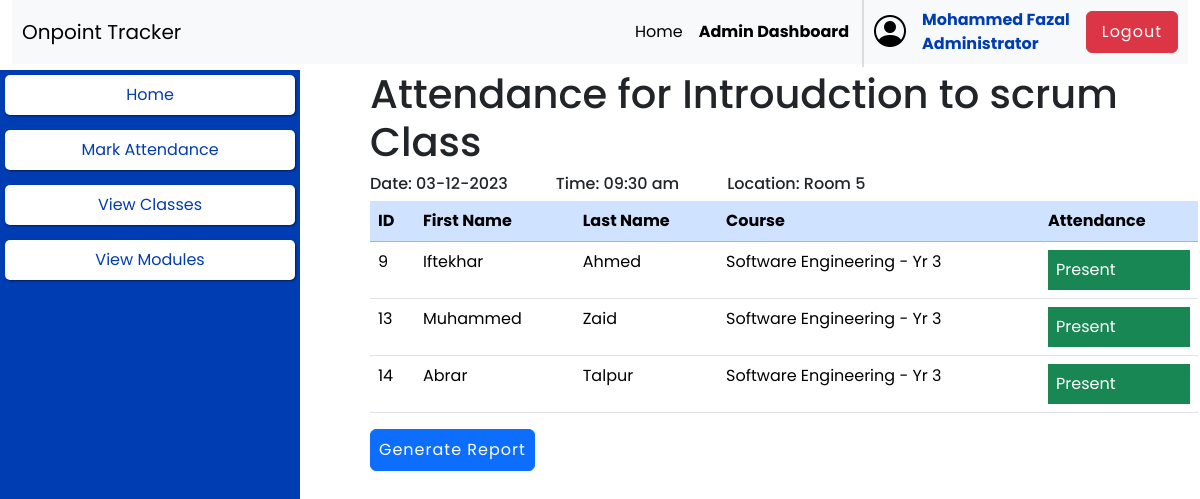
Page /pages/teacher_view_attendance.php?class_id=4 (signed in) on the committed database.
### tables this page shows
CREATE TABLE `class` (
  `class_id` int(11) NOT NULL,
  `class_name` varchar(50) NOT NULL,
  `class_date` date NOT NULL,
  `class_time` time NOT NULL,
  `class_location` varchar(50) NOT NULL,
  `class_module_id` int(11) NOT NULL
);

CREATE TABLE `attendance` (
  `attendance_id` int(11) NOT NULL,
  `attendance_student_id` int(11) NOT NULL,
  `attendance_class_id` int(11) NOT NULL,
  `attendance_status` char(1) NOT NULL
);

CREATE TABLE `user` (
  `user_id` int(11) NOT NULL,
  `user_fname` varchar(50) NOT NULL,
  `user_lname` varchar(50) NOT NULL,
  `user_email` varchar(50) NOT NULL,
  `user_password` varchar(50) NOT NULL,
  `user_role_id` int(11) NOT NULL,
  `user_course_id` int(11) DEFAULT NULL
);

CREATE TABLE `course` (
  `course_id` int(10) NOT NULL,
  `course_name` varchar(50) NOT NULL,
  `course_manager_id` int(10) NOT NULL
);

### pages/teacher_view_attendance.php (the view, shortened to what this page needs)
<!DOCTYPE html>
<html lang="en">
<head>
    <link href="https://cdn.jsdelivr.net/npm/bootstrap@5.3.2/dist/css/bootstrap.min.css" rel="stylesheet">
    <?php
    if (isset($_GET["class_id"])) {
        require_once('..\inc\head.php');
        $class_id = $_GET["class_id"] ?>
</head>
<body>
    <div class="container-fluid">
        <?php require_once('..\inc\nav.php'); ?>
    </div>
    <?php require_once('..\inc\teacher_sidebar.php');
    ?>
    <section class="container">
        <?php
        $class_query = "SELECT * FROM
            class
            JOIN module
            where class_id=$class_id
            and class.class_module_id=module.module_id";
        $get_class_query = mysqli_query($conn, $class_query);
        if ($get_class_query) {
            $class_result = mysqli_fetch_all($get_class_query);
            foreach ($class_result as $class) { ?>
                <h1>Attendance for <?php echo $class[1] ?> Class</h1>
                <div class="d-flex gap-5">
                    <h6>Date: <?php echo date('d-m-Y', strtotime($class[2])) ?></h6>
                    <h6>Time: <?php echo date('h:i a', strtotime($class[3])) ?></h6>
                    <h6>Location: <?php echo $class[4] ?></h6>
                </div>
        <?php
            }
        }
        ?>
        <table class="table">
            <thead>
                <tr class="table-primary">
                    <th scope="col">
                        ID
                    </th>
                    <th scope="col">
                        First Name
                    </th>
                    <th scope="col">
                        Last Name
                    </th>
                    <th scope="col">
                        Course
                    </th>
                    <th scope="col">
                        Attendance
                    </th>
                </tr>
            </thead>
            <tbody>
                <?php
                $get_attendance_query = "SELECT
                 user_id,user_fname,user_lname,course_name,attendance_status,attendance_class_id FROM
                 `attendance`
                 JOIN
                 user,course
                 WHERE
                 attendance.attendance_student_id=user.user_id
                 and user.user_course_id=course.course_id
                 and attendance.attendance_class_id=$class_id;
                ";
                if ($result = mysqli_query($conn, $get_attendance_query)) {
                    $attendance_rows = mysqli_fetch_all($result);
                    foreach ($attendance_rows as $attendance) { ?>
                        <tr>
                            <td>
                                <?php echo $attendance[0]; ?>
                            </td>
                            <td>
                                <?php echo $attendance[1]; ?>
                            </td>
                            <td>
                                <?php echo $attendance[2]; ?>
                            </td>
                            <td>
                                <?php echo $attendance[3]; ?>
                            </td>
                            <td>
                                <?php
                                $attendance_status = "";
                                $attendance_class = "";
                                switch ($attendance[4]) {
                                    case 'P':
                                        $attendance_status = "Present";
                                        $attendance_class = "w-100 p-2 block text-white bg-success";
                                        break;
                                }; ?>
                                <div class="<?php echo $attendance_class ?>"><?php echo $attendance_status ?></div>
                            </td>
                        </tr>
                <?php  }
                } ?>
            </tbody>
        </table>
        <a class="btn btn-primary rounded p-2" href="../functions/generate_class_report.php?class_id=<?php echo $class_id ?>">Generate Report</a>
    </section>
<?php
    } else {
        header("Location:teacher_dashboard.php");
    } ?>
</body>
</html>

### inc/head.php (style rules this page uses)
* { margin: 0; padding: 0; box-sizing: border-box; font-family: "Poppins", sans-serif; }

### pages/teacher_view_attendance.php (style rules this page uses)
.container { margin: 70px; padding-left: 25%; }
.container-fluid { top: 0; position: fixed; z-index: 1000; }

### inc/nav.php (style rules this page uses)
.btn-primary { padding: 8px 20px 8px 20px; letter-spacing: 1px; }

### rows in the picture
class: class_name "Introudction to scrum", class_date "03-12-2023", class_time "09:30 am", class_location "Room 5"
attendance: attendance_student.user_id "9", attendance_student.user_fname "Iftekhar", attendance_student.user_lname "Ahmed", course.course_name "Software Engineering - Yr 3", attendance_status "Present"
attendance: attendance_student.user_id "13", attendance_student.user_fname "Muhammed", attendance_student.user_lname "Zaid", course.course_name "Software Engineering - Yr 3", attendance_status "Present"
attendance: attendance_student.user_id "14", attendance_student.user_fname "Abrar", attendance_student.user_lname "Talpur", course.course_name "Software Engineering - Yr 3", attendance_status "Present"

### other values in the picture
$_SESSION['first_name'] "Mohammed"
$_SESSION['last_name'] "Fazal"
$_SESSION['role_name'] "Administrator"
